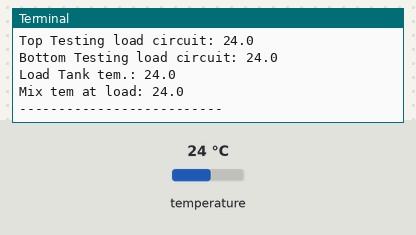
Recording of a program running on a simulated Raspberry Pi (BCM pin numbers). Shown: the last lines printed to the terminal. Inputs (shaded band) come from the test bench; at power-on: temperature 24 °C. The clock reads 2024-03-15 10:24:30 at power-on unless the program sets it; databases and web services accept everything at once and return nothing.

Above: at 1.2 s.
1.3 s: temperature set to 12 °C
At 1.9 s:
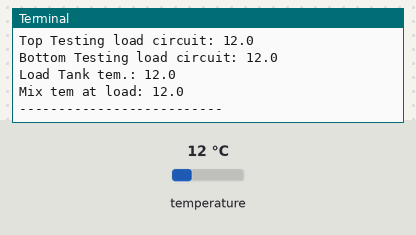
2.8 s: temperature set to 19 °C
At 3.4 s:
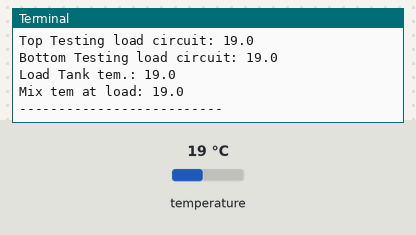
Timing chart, 0 to 5.8 s (numbered marks = the images above; inputs shaded):
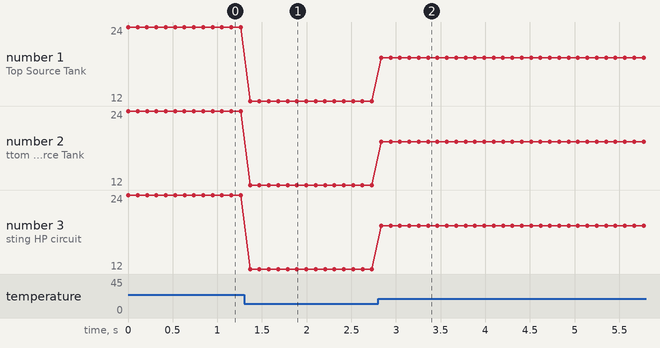

The program:

suncingMainFileEverySec.py
```python
import time
import sys
import RPi.GPIO as GPIO
import sqlite3
from time import sleep

import board
import busio
import digitalio

import adafruit_max31865

import mysql.connector

conn = mysql.connector.connect(
  host="10.208.8.122",
  user="yogi",
  passwd="bittoo",
  database="TemaccessToRemoteRp2"
)

#print(conn)


c = conn.cursor()
#c.execute('DROP DATABASE temperature')
#c.execute("CREATE DATABASE temperature")
#conn = sqlite3.connect('temperature.db')
#c = conn.cursor()
date=time.strftime("%Y-%m-%d ")
t=time.strftime("%H:%M:%S")

#print (date)

#print (c)
# Initialize SPI bus and sensor.
spi = busio.SPI(board.SCK, MOSI=board.MOSI, MISO=board.MISO)
cs1 = digitalio.DigitalInOut(board.D4)  # Chip select of the MAX31865 board.
cs2 = digitalio.DigitalInOut(board.D5)  # Chip select of the MAX31865 board.
cs3 = digitalio.DigitalInOut(board.D6)
cs4 = digitalio.DigitalInOut(board.D13)
cs5 = digitalio.DigitalInOut(board.D19)
cs6 = digitalio.DigitalInOut(board.D26)
cs7 = digitalio.DigitalInOut(board.D21)
cs8 = digitalio.DigitalInOut(board.D20)
cs9 = digitalio.DigitalInOut(board.D16)
cs10 = digitalio.DigitalInOut(board.D12)
cs11 = digitalio.DigitalInOut(board.D1)
cs12 = digitalio.DigitalInOut(board.D7)
cs13 = digitalio.DigitalInOut(board.D25)
cs14 = digitalio.DigitalInOut(board.D24)
cs15 = digitalio.DigitalInOut(board.D23)
cs16 = digitalio.DigitalInOut(board.D18)
cs17 = digitalio.DigitalInOut(board.D15)
cs18 = digitalio.DigitalInOut(board.D14)
cs19 = digitalio.DigitalInOut(board.D2)


sensor1 = adafruit_max31865.MAX31865(spi, cs1,  wires=4)
sensor2 = adafruit_max31865.MAX31865(spi, cs2,  wires=4)
sensor3 = adafruit_max31865.MAX31865(spi, cs3,  wires=4)
sensor4 = adafruit_max31865.MAX31865(spi, cs4,  wires=3)
sensor5 = adafruit_max31865.MAX31865(spi, cs5,  wires=4)
sensor6 = adafruit_max31865.MAX31865(spi, cs6,  wires=4)
sensor7 = adafruit_max31865.MAX31865(spi, cs7,  wires=4)
sensor8 = adafruit_max31865.MAX31865(spi, cs8,  wires=3)
sensor9 = adafruit_max31865.MAX31865(spi, cs9,  wires=4)
sensor10 = adafruit_max31865.MAX31865(spi, cs10,  wires=4)
sensor11 = adafruit_max31865.MAX31865(spi, cs11,  wires=4)
sensor12 = adafruit_max31865.MAX31865(spi, cs12,  wires=4)
sensor13 = adafruit_max31865.MAX31865(spi, cs13,  wires=4)
sensor14 = adafruit_max31865.MAX31865(spi, cs14,  wires=4)
sensor15 = adafruit_max31865.MAX31865(spi, cs15,  wires=4)
sensor16 = adafruit_max31865.MAX31865(spi, cs16,  wires=4)
sensor17 = adafruit_max31865.MAX31865(spi, cs17,  wires=4)
sensor18 = adafruit_max31865.MAX31865(spi, cs18,  wires=4)
sensor19 = adafruit_max31865.MAX31865(spi, cs19,  wires=4)

#print (date)
# Note you can optionally provide the thermocouple RTD nominal, the reference
# resistance, and the number of wires for the sensor (2 the default, 3, or 4)
# with keyword args:
# sensor = adafruit_max31865.MAX31865(spi, cs, rtd_nominal=100, ref_resistor=430.0, wires=2)

# Main loop to print the temperature every second.
#sql = 'DROP TABLE IF EXISTS temSensor;'
c.execute('DROP TABLE IF EXISTS temSensor;')
print ('table deleted')
#print (data)

c.execute('CREATE TABLE temSensor(id INT AUTO_INCREMENT PRIMARY KEY, ts TIMESTAMP DEFAULT CURRENT_TIMESTAMP, Temp1d4 FLOAT, Temp2d5 FLOAT, Temp3d6 FLOAT, \
Temp4d13 FLOAT,  Temp5d19 FLOAT, Temp6d26 FLOAT, Temp7d21 FLOAT,Temp8d20 FLOAT,Temp9d16 FLOAT, \
Temp10d12 FLOAT,Temp11d1 FLOAT,Temp12d7 FLOAT, Temp13d8 FLOAT,Temp14d24 FLOAT,\
Temp15d23 FLOAT, Temp16d18 FLOAT,Temp17d15 FLOAT, Temp18d14 FLOAT,Temp19d2 FLOAT) ENGINE=MyISAM;')
#c.execute('CREATE TABLE temSensor(id INT AUTO_INCREMENT PRIMARY KEY, Temp1d4 FLOAT, Temp2d5 FLOAT, Temp3d6 FLOAT, \
#Temp4d13 FLOAT,  Temp5d19 FLOAT, Temp6d26 FLOAT, Temp7d21 FLOAT,Temp8d20 FLOAT,Temp9d16 FLOAT, \
#Temp10d12 FLOAT,Temp11d1 FLOAT,Temp12d7 FLOAT, Temp13d8 FLOAT,Temp14d24 FLOAT,\
#Temp15d23 FLOAT, Temp16d18 FLOAT,Temp17d15 FLOAT, Temp18d14 FLOAT,Temp19d2 FLOAT,Date DATE,Time TIME);')
#conn.commit()

while True:
    try:
        # Read temperature.
        temp1 = sensor1.temperature
        temp2 = sensor2.temperature
        temp3 = sensor3.temperature
        temp4 = sensor4.temperature
        temp5 = sensor5.temperature
        temp6 = sensor6.temperature
        temp7 = sensor7.temperature
        temp8 = sensor8.temperature
        temp9 = sensor9.temperature
        temp10 = sensor10.temperature
        temp11 = sensor11.temperature
        temp12 = sensor12.temperature
        temp13 = sensor13.temperature
        temp14 = sensor14.temperature
        temp15 = sensor15.temperature
        temp16 = sensor16.temperature
        temp17 = sensor17.temperature
        temp18 = sensor18.temperature
        temp19 = sensor19.temperature
        #temp16 = sensor16.temperature
        #create tables and delete it if already exist
        #sql1 = 'DROP TABLE IF EXISTS temSensor'
        #c.execute(sql1)
        #c.execute('CREATE TABLE temSensor(id INTEGER PRIMARY KEY AUTOINCREMENT, Temp1 NUMERIC,Temp2 NUMERIC, Date DATE, Time TIME);')
        #c.execute(sql)
        #conn.commit()

        c.execute("INSERT INTO temSensor(Temp1d4, Temp2d5, Temp3d6,Temp4d13, \
        Temp5d19, Temp6d26,Temp7d21,Temp8d20, Temp9d16, Temp10d12,Temp11d1,Temp12d7,Temp13d8,Temp14d24, \
        Temp15d23, Temp16d18,Temp17d15, Temp18d14,Temp19d2) VALUES(%s,%s,%s,%s,%s,%s,%s,%s,%s,%s,%s,%s,%s,%s, %s,%s,%s, %s,%s)",\
        (temp1, temp2,temp3,temp4,temp5,temp6, temp7, temp8, temp9, temp10, temp11,temp12, temp13, temp14, temp15,temp16, temp17,temp18, temp19))
        '''

        c.execute("ALTER TABLE  temSensor(Temp1d4, Temp2d5, Temp3d6,Temp4d13, \
        Temp5d19, Temp6d26,Temp7d21,Temp8d20, Temp9d16, Temp10d12,Temp11d1,Temp12d7,Temp13d8,Temp14d24, \
        Temp15d23, Temp16d18,Temp17d15, Temp18d14,Temp19d2) VALUES(%s,%s,%s,%s,%s,%s,%s,%s,%s,%s,%s,%s,%s,%s, %s,%s,%s, %s,%s)",\
        (temp1, temp2,temp3,temp4,temp5,temp6, temp7, temp8, temp9, temp10, temp11,temp12, temp13, temp14, temp15,temp16, temp17,temp18, temp19))
        '''

        #CREATE TABLE temSensor(id INTEGER PRIMARY KEY AUTOINCREMENT, Temp1 NUMERIC,Temp2 NUMERIC, Date DATE, Time TIME);
        #c.execute("INSERT INTO temSensor(Temp1d4, Temp2d5, Temp3d6,Temp4d13, \
        #Temp5d19, Temp6d26,Temp7d21,Temp8d20, Temp9d16, Temp10d12,Temp11d1,Temp12d7,Temp13d8,Temp14d24, \
        #Temp15d23, Temp16d18,Temp17d15, Temp18d14,Temp19d2,Date,Time) VALUES(%s,%s,%s,%s,%s,%s,%s,%s,%s,%s,%s,%s,%s,%s, %s,%s,%s, %s,%s,%s,%s)",\
        #(temp1, temp2,temp3,temp4,temp5,temp6, temp7, temp8, temp9, temp10, temp11,temp12, temp13, temp14, temp15,temp16, temp17,temp18, temp19, date, t))
        # Print the value.
        conn.commit()
        print ('Top Source Tank:', temp4)
        print ('Bottom Source Tank:', temp8)
        print ('Top Testing HP circuit:', temp2)
        print ('Bottom Testing HP circuit:', temp3)
        print ('Top Testing load circuit:', temp6)
        print ('Bottom Testing load circuit:', temp9)
        print ('Load Tank tem.:', temp5)
        print ('Mix tem at load:', temp7)
        print('--------------------------')
        #print(stdout)
        #sleep(0.1)
        #print("Temperature sensor1: {0:0.3f}C".format(temp1))
        #print("Temperature sensor 2: {0:0.3f}C".format(temp2))
        #print (type(temp1))
        # Delay for a second.
        time.sleep(0.1)
    except:
        print ('error')
        conn.rollback()
conn.close()
'''
import time
import sys
import RPi.GPIO as GPIO
import sqlite3
from time import sleep

import board
import busio
import digitalio

import adafruit_max31865

import mysql.connector

conn = mysql.connector.connect(
  host="10.208.8.122",
  user="yogi",
  passwd="bittoo",
  database="TemaccessToRemoteRp2"
)

#print(conn)


c = conn.cursor()
#c.execute('DROP DATABASE temperature')
#c.execute("CREATE DATABASE temperature")
#conn = sqlite3.connect('temperature.db')
#c = conn.cursor()
date=time.strftime("%Y-%m-%d ")
t=time.strftime("%H:%M:%S")

#print (date)

#print (c)
# Initialize SPI bus and sensor.
spi = busio.SPI(board.SCK, MOSI=board.MOSI, MISO=board.MISO)
cs1 = digitalio.DigitalInOut(board.D4)  # Chip select of the MAX31865 board.
cs2 = digitalio.DigitalInOut(board.D5)  # Chip select of the MAX31865 board.
cs3 = digitalio.DigitalInOut(board.D6)
cs4 = digitalio.DigitalInOut(board.D13)
cs5 = digitalio.DigitalInOut(board.D19)
cs6 = digitalio.DigitalInOut(board.D26)
cs7 = digitalio.DigitalInOut(board.D21)
cs8 = digitalio.DigitalInOut(board.D20)
cs9 = digitalio.DigitalInOut(board.D16)
cs10 = digitalio.DigitalInOut(board.D12)
cs11 = digitalio.DigitalInOut(board.D1)
cs12 = digitalio.DigitalInOut(board.D7)
cs13 = digitalio.DigitalInOut(board.D25)
cs14 = digitalio.DigitalInOut(board.D24)
cs15 = digitalio.DigitalInOut(board.D23)
cs16 = digitalio.DigitalInOut(board.D18)
cs17 = digitalio.DigitalInOut(board.D15)
cs18 = digitalio.DigitalInOut(board.D14)
cs19 = digitalio.DigitalInOut(board.D2)


sensor1 = adafruit_max31865.MAX31865(spi, cs1,  wires=4)
sensor2 = adafruit_max31865.MAX31865(spi, cs2,  wires=4)
sensor3 = adafruit_max31865.MAX31865(spi, cs3,  wires=4)
sensor4 = adafruit_max31865.MAX31865(spi, cs4,  wires=3)
sensor5 = adafruit_max31865.MAX31865(spi, cs5,  wires=4)
sensor6 = adafruit_max31865.MAX31865(spi, cs6,  wires=4)
sensor7 = adafruit_max31865.MAX31865(spi, cs7,  wires=4)
sensor8 = adafruit_max31865.MAX31865(spi, cs8,  wires=3)
sensor9 = adafruit_max31865.MAX31865(spi, cs9,  wires=4)
sensor10 = adafruit_max31865.MAX31865(spi, cs10,  wires=4)
sensor11 = adafruit_max31865.MAX31865(spi, cs11,  wires=4)
sensor12 = adafruit_max31865.MAX31865(spi, cs12,  wires=4)
sensor13 = adafruit_max31865.MAX31865(spi, cs13,  wires=4)
sensor14 = adafruit_max31865.MAX31865(spi, cs14,  wires=4)
sensor15 = adafruit_max31865.MAX31865(spi, cs15,  wires=4)
sensor16 = adafruit_max31865.MAX31865(spi, cs16,  wires=4)
sensor17 = adafruit_max31865.MAX31865(spi, cs17,  wires=4)
sensor18 = adafruit_max31865.MAX31865(spi, cs18,  wires=4)
sensor19 = adafruit_max31865.MAX31865(spi, cs19,  wires=4)

#print (date)
# Note you can optionally provide the thermocouple RTD nominal, the reference
# resistance, and the number of wires for the sensor (2 the default, 3, or 4)
# with keyword args:
# sensor = adafruit_max31865.MAX31865(spi, cs, rtd_nominal=100, ref_resistor=430.0, wires=2)

# Main loop to print the temperature every second.
#sql = 'DROP TABLE IF EXISTS temSensor;'
c.execute('DROP TABLE IF EXISTS temSensor;')
print ('table deleted')
#print (data)

c.execute('CREATE TABLE temSensor(id INT AUTO_INCREMENT PRIMARY KEY, ts TIMESTAMP DEFAULT CURRENT_TIMESTAMP, Temp1d4 FLOAT, Temp2d5 FLOAT, Temp3d6 FLOAT, \
Temp4d13 FLOAT,  Temp5d19 FLOAT, Temp6d26 FLOAT, Temp7d21 FLOAT,Temp8d20 FLOAT,Temp9d16 FLOAT, \
Temp10d12 FLOAT,Temp11d1 FLOAT,Temp12d7 FLOAT, Temp13d8 FLOAT,Temp14d24 FLOAT,\
Temp15d23 FLOAT, Temp16d18 FLOAT,Temp17d15 FLOAT, Temp18d14 FLOAT,Temp19d2 FLOAT) ENGINE=MyISAM;')
#c.execute('CREATE TABLE temSensor(id INT AUTO_INCREMENT PRIMARY KEY, Temp1d4 FLOAT, Temp2d5 FLOAT, Temp3d6 FLOAT, \
#Temp4d13 FLOAT,  Temp5d19 FLOAT, Temp6d26 FLOAT, Temp7d21 FLOAT,Temp8d20 FLOAT,Temp9d16 FLOAT, \
#Temp10d12 FLOAT,Temp11d1 FLOAT,Temp12d7 FLOAT, Temp13d8 FLOAT,Temp14d24 FLOAT,\
#Temp15d23 FLOAT, Temp16d18 FLOAT,Temp17d15 FLOAT, Temp18d14 FLOAT,Temp19d2 FLOAT,Date DATE,Time TIME);')
#conn.commit()

while True:
    # Read temperature.
    temp1 = sensor1.temperature
    temp2 = sensor2.temperature
    temp3 = sensor3.temperature
    temp4 = sensor4.temperature
    temp5 = sensor5.temperature
    temp6 = sensor6.temperature
    temp7 = sensor7.temperature
    temp8 = sensor8.temperature
    temp9 = sensor9.temperature
    temp10 = sensor10.temperature
    temp11 = sensor11.temperature
    temp12 = sensor12.temperature
    temp13 = sensor13.temperature
    temp14 = sensor14.temperature
    temp15 = sensor15.temperature
    temp16 = sensor16.temperature
    temp17 = sensor17.temperature
    temp18 = sensor18.temperature
    temp19 = sensor19.temperature
    #temp16 = sensor16.temperature
    #create tables and delete it if already exist
    #sql1 = 'DROP TABLE IF EXISTS temSensor'
    #c.execute(sql1)
    #c.execute('CREATE TABLE temSensor(id INTEGER PRIMARY KEY AUTOINCREMENT, Temp1 NUMERIC,Temp2 NUMERIC, Date DATE, Time TIME);')
    #c.execute(sql)
    #conn.commit()

    c.execute("INSERT INTO temSensor(Temp1d4, Temp2d5, Temp3d6,Temp4d13, \
    Temp5d19, Temp6d26,Temp7d21,Temp8d20, Temp9d16, Temp10d12,Temp11d1,Temp12d7,Temp13d8,Temp14d24, \
    Temp15d23, Temp16d18,Temp17d15, Temp18d14,Temp19d2) VALUES(%s,%s,%s,%s,%s,%s,%s,%s,%s,%s,%s,%s,%s,%s, %s,%s,%s, %s,%s)",\
    (temp1, temp2,temp3,temp4,temp5,temp6, temp7, temp8, temp9, temp10, temp11,temp12, temp13, temp14, temp15,temp16, temp17,temp18, temp19))

    #CREATE TABLE temSensor(id INTEGER PRIMARY KEY AUTOINCREMENT, Temp1 NUMERIC,Temp2 NUMERIC, Date DATE, Time TIME);
    #c.execute("INSERT INTO temSensor(Temp1d4, Temp2d5, Temp3d6,Temp4d13, \
    #Temp5d19, Temp6d26,Temp7d21,Temp8d20, Temp9d16, Temp10d12,Temp11d1,Temp12d7,Temp13d8,Temp14d24, \
    #Temp15d23, Temp16d18,Temp17d15, Temp18d14,Temp19d2,Date,Time) VALUES(%s,%s,%s,%s,%s,%s,%s,%s,%s,%s,%s,%s,%s,%s, %s,%s,%s, %s,%s,%s,%s)",\
    #(temp1, temp2,temp3,temp4,temp5,temp6, temp7, temp8, temp9, temp10, temp11,temp12, temp13, temp14, temp15,temp16, temp17,temp18, temp19, date, t))
    # Print the value.
    conn.commit()
    print ('Top Source Tank:', temp4)
    print ('Bottom Source Tank:', temp8)
    print ('Top Testing HP circuit:', temp2)
    print ('Bottom Testing HP circuit:', temp3)
    print ('Top Testing load circuit:', temp6)
    print ('Bottom Testing load circuit:', temp9)
    print ('Load Tank tem.:', temp5)
    print ('Mix tem at load:', temp7)
    print('--------------------------')
    #print(stdout)
    #sleep(0.1)
    #print("Temperature sensor1: {0:0.3f}C".format(temp1))
    #print("Temperature sensor 2: {0:0.3f}C".format(temp2))
    #print (type(temp1))
    # Delay for a second.
    time.sleep(0.1)
conn.close()


'''
```

Measured:
- after the input at 1.3 s, the terminal: prints a new line after 0.07 s (image 1)
- after the input at 2.8 s, the terminal: prints a new line at once (image 2)
- plotted number 1: 24 → 12 after the input at 1.3 s, 12 → 19 after the input at 2.8 s
- plotted number 2: 24 → 12 after the input at 1.3 s, 12 → 19 after the input at 2.8 s
- plotted number 3: 24 → 12 after the input at 1.3 s, 12 → 19 after the input at 2.8 s
